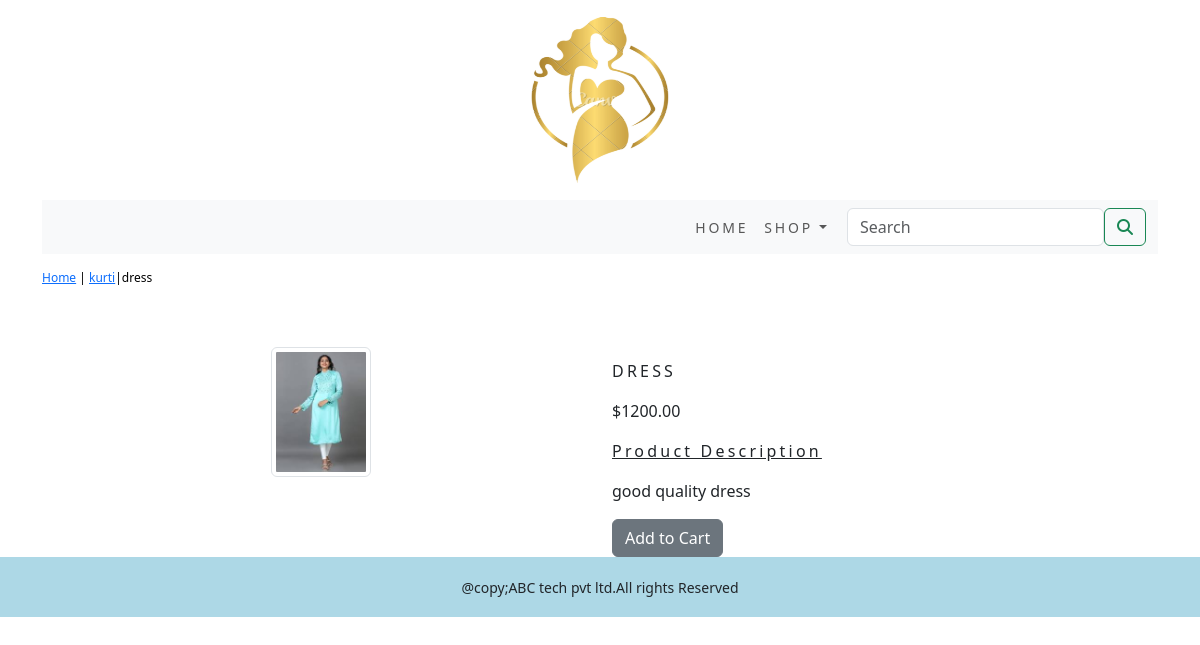
The page /shopapp/kurti-for-women/women-dress/ on the database its author committed.
### shopapp/models.py (models this page shows, shortened)
class Product(models.Model):
    name = models.CharField(max_length=250, unique=True)
    slug = models.SlugField(max_length=250, unique=True)
    description = models.TextField(blank=True)
    price = models.DecimalField(max_digits=10, decimal_places=2)
    category = models.ForeignKey(Category, on_delete=models.CASCADE)
    image = models.ImageField(upload_to='product', blank=True)
    stock = models.IntegerField()
    available = models.BooleanField(default=True)
    created = models.DateTimeField(auto_now_add=True)
    updated = models.DateTimeField(auto_now=True)
    class Meta:
        ordering = ('name',)
        verbose_name = 'product'
        verbose_name_plural = 'products'

class Category(models.Model):
    name = models.CharField(max_length=250, unique=True)
    slug = models.SlugField(max_length=250, unique=True)
    description = models.TextField(blank=True)
    image = models.ImageField(upload_to='category', blank=True)
    class Meta:
        ordering = ('name',)
        verbose_name = 'category'
        verbose_name_plural = 'categories'
    def get_url(self):
        return reverse('shopapp:products_by_category', args=[self.slug])
    def __str__(self):
        return '{}'.format(self.name)

### shopapp/views.py (the view)
# urls.py: path('<slug:c_slug>/<slug:product_slug>/', views.proDetail, name='prodCatdetail'),
def proDetail(request,c_slug,product_slug):
    try:
        product=Product.objects.get(category__slug=c_slug,slug=product_slug)
    except Exception as e:
        raise e
    return render(request,'product.html',{'product':product})

### cart/context_processors.py (called while the page is built)
def counter(request):
    item_count = 0
    if 'admin' in request.path:
        return {}
    else:
        try:
            cart = Cart.objects.filter(cart_id=_cart_id(request))
            cart_items = CartItem.objects.all().filter(cart=cart[:1])
            for cart_item in cart_items:
                item_count += cart_item.quantity
        except Cart.DoesNotExist:
            item_count = 0
    return dict(item_count=item_count)

### cart/views.py (called while the page is built)
def _cart_id(request):
    cart = request.session.session_key
    if not cart:
        cart = request.session.create()
    return cart

### shopapp/context_processors.py (called while the page is built)
def menu_links(request):
    links=Category.objects.all()
    return dict(links=links)

### templates/product.html (shortened to what this page needs)
{% extends 'base.html' %}
{% load static %}
{% block content %}
<div class="row my_prod_row_class">
  <div class="mx_auto">
    <p> <a href="{% url 'shopapp:allProdCat' %}">Home</a> | <a href="{{product.category.get_url}}">{{product.category}}</a>|{{product.name}}</p>
  </div>
</div>
<div class="container">
<br>
<div class="row">
    <div class="col-12 col-sm-12 col-md-12 col-lg-6 text-center">
        <div style="min-width:18rem">
            <img class="img-fluid img-thumbnail" src="{{product.image.url}}" width="100px" height="100px" alt="{{product.name}}" >
        </div>
    </div>
    <div class="col-12 col-sm-12 col-md-12 col-lg-6 ">
        <div>
        <h1 class="my_prod_title">{{product.name}}</h1>
        <p>${{product.price}}</p>
        <p class="my_title"><u>Product Description</u></p>
        <p class="text-justify my_prod_text">{{product.description}}</p>
        {% if product.stock <= 0 %}
        <p class="text_justify my_prod_text"><b>Out of Stock</b></p>
        {% else %}
        <a class="btn btn-secondary" href="{% url 'cart:add_cart' product.id %}">Add to Cart</a>
        {% endif %}
    </div>
</div>
</div>
</div>
{% endblock %}

### static/css/custom.css (style rules this page uses)
body { background-color:aqua; font-family: 'Roboto', sans-serif; }
.my_title { font-size:16px; text_transform:uppercase; letter-spacing: .2em; }
.my_prod_row_class { padding-top:15px; padding-bottom:20px; }
.my_prod_row_class .mx_auto { color:#000; font-size:12px; text-decoration:none; }
.my_prod_title { font-size:16px; text-transform:uppercase; letter-spacing:.2em; padding-top:15px; padding-bottom:10px; }
.my_prod_text { padding-right:20px; }

### rows shown on the page
Product: category "kurti", name "dress", image (picture), name "DRESS", price "1200.00", description "good quality dress"
